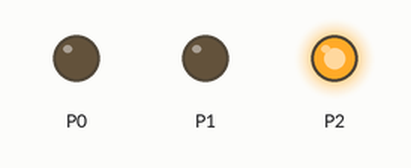
Recording of a program running on a simulated BBC micro:bit (MakeCode). On the bench: output pins drawn as LEDs (lit = HIGH). Random numbers come from a fixed seed.

Above: at 0.1 s.
At 27.2 s:
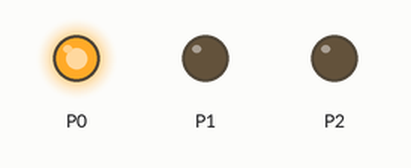
At 39.4 s:
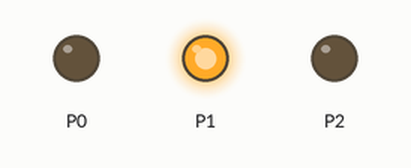
Timing chart, 0 to 40.0 s (numbered marks = the images above):
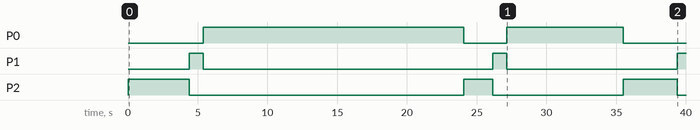

Measured:
- by itself, P0: LOW → HIGH at 5.4 s, → LOW 18.7 s later, → HIGH 3.1 s later, → LOW 8.4 s later
- by itself, P1: goes HIGH 1.0 s, LOW 20.7 s, HIGH 1.0 s, LOW 12.2 s, then HIGH
- by itself, P2: goes HIGH 4.4 s, LOW 19.7 s, HIGH 2.1 s, LOW 9.4 s, HIGH 3.9 s, then LOW

The program:

main.ts
```typescript
basic.forever(function () {
    pins.digitalWritePin(DigitalPin.P0, 0)
    pins.digitalWritePin(DigitalPin.P1, 0)
    pins.digitalWritePin(DigitalPin.P2, 1)
    basic.pause(randint(0, 20000))
    pins.digitalWritePin(DigitalPin.P0, 0)
    pins.digitalWritePin(DigitalPin.P1, 1)
    pins.digitalWritePin(DigitalPin.P2, 0)
    basic.pause(1000)
    pins.digitalWritePin(DigitalPin.P0, 1)
    pins.digitalWritePin(DigitalPin.P1, 0)
    pins.digitalWritePin(DigitalPin.P2, 0)
    basic.pause(randint(0, 20000))
})
```

test.ts
```typescript
// testene settes inn her; disse vil ikke kompilert så lenge denne pakken blir brukt som en utvidelse.
```
